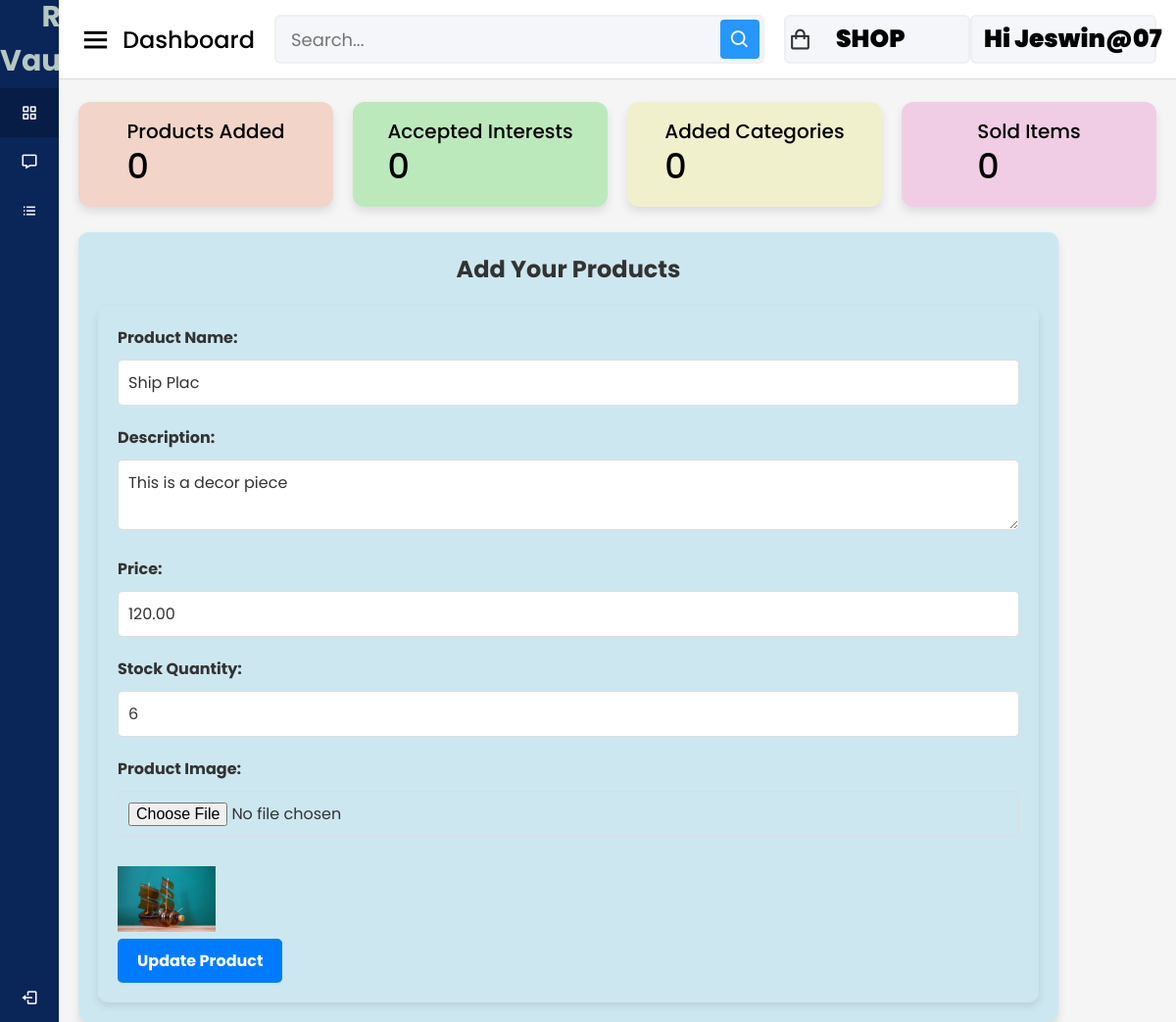
Screenshot of /artist/edit_product/7/ (signed in) with the database file from the repository.
### artist/models.py (models this page shows, shortened)
class Product(models.Model):
    artist = models.ForeignKey('accounts.Artist', on_delete=models.CASCADE)
    slug = models.SlugField(max_length=255, unique=True, null=True, blank=True)
    name = models.CharField(max_length=255)
    description = models.TextField()
    price = models.DecimalField(max_digits=10, decimal_places=2)
    image = models.ImageField(upload_to='picture/artist/products')
    stock = models.PositiveIntegerField(null=True)
    is_available=models.BooleanField(default=True)
    categories = models.ManyToManyField(Category, blank=True)

### artist/views.py (the view, shortened to what this page needs)
# urls.py: path('edit_product/<int:product_id>/',views.edit_product,name='edit_product'),
@login_required
@never_cache
def edit_product(request, product_id):
    product = get_object_or_404(Product, id=product_id, artist=request.user.artist)
    categories = Category.objects.all()
    return render(request, 'artist/edit_product.html', {'product': product, 'categories':categories})

### cart/context_processors.py (called while the page is built)
def counter(request):
    cart_count=0
    if 'admin' in request.path:
        return{}
    else:
        try:
            cart=Cart.objects.filter(cart_id=_cart_id(request))
            cart_items=CartItem.objects.all().filter(cart=cart[:1])
            for cart_item in cart_items:
                cart_count = cart_item.Quantity
        except CartItem.DoesNotExist:
            cart_count=0
    return dict(cart_count=cart_count)

### cart/views.py (called while the page is built)
def _cart_id(request):
    cart=request.session.session_key
    if not cart:
        cart=request.session.create()
    return cart

### category/context_processors.py (called while the page is built)
def menu_links(request):
    links = Category.objects.all()
    return dict(links=links)

### template/artist/edit_product.html (shortened to what this page needs)
{% load static %}
<!DOCTYPE html>
<html lang="en" dir="ltr">
<head>
  <link rel="stylesheet" href="{% static 'assets/css/styles.css' %}">
  <link href='https://unpkg.com/boxicons@2.0.7/css/boxicons.min.css' rel='stylesheet'>
</head>
<body>
  <div class="sidebar">
    <div class="logo-details">
      <span class="logo_name" style="font-size: 30px; text-align: center; font-weight: 700; color: #b5c8c1;">ReArt Vault:Shop</span>
    </div>
    <ul class="nav-links">
      <li>
        <a href="{% url 'shopdash' %}" class="active">
          <i class='bx bx-grid-alt'></i>
          <span class="links_name">Artist Dashboard</span>
        </a>
      </li>
      <li>
        <a href="{% url 'artist_shop' %}">
          <i class='bx bx-message'></i>
          <span class="links_name">Shop Overview</span>
        </a>
      </li>
      <li>
        <a href="{% url 'add_product' %}">
          <i class='bx bx-list-ul'></i>
          <span class="links_name">Add Product</span>
        </a>
      </li>
      <li class="log_out">
        <a href="{% url 'userlogout' %}">
          <i class='bx bx-log-out'></i>
          <span class="links_name">Log out</span>
        </a>
      </li>
    </ul>
  </div>
  <section class="home-section">
    <nav>
      <div class="sidebar-button">
        <i class='bx bx-menu sidebarBtn'></i>
        <span class="dashboard">Dashboard</span>
      </div>
      <div class="search-box">
        <input type="text" placeholder="Search...">
        <i class='bx bx-search'></i>
      </div>
      <a href="{% url 'artist_shop' %}" style="text-decoration:none;"><div class="profile-details">
        <i class='bx bx-shopping-bag'></i>
        <span class="admin_name" style="font-size: 25px; font-weight: 900; color: #010302;">SHOP</span>
      </div></a>
      <div class="profile-details">
        <span class="admin_name" style="font-size: 25px; font-weight: 900; color: #010302;">Hi {{user.username}}</span>
      </div>
    </nav>
    <div class="home-content">
      <div class="overview-boxes">
        <div class="box" style="background-color:rgb(243, 212, 200);">
          <div class="right-side">
            <div class="box-topic">Products Added</div>
            <div class="number">0</div>
          </div>
        </div>
        <div class="box" style="background-color:rgb(188, 233, 188);">
          <div class="right-side">
            <div class="box-topic">Accepted Interests</div>
            <div class="number">0</div>
          </div>
        </div>
        <div class="box" style="background-color:rgb(240, 240, 205);">
          <div class="right-side">
            <div class="box-topic">Added Categories</div>
            <div class="number"> 0</div>
          </div>
        </div>
        <div class="box" style="background-color:rgb(240, 205, 228);">
          <div class="right-side">
            <div class="box-topic">Sold Items</div>
            <div class="number">0</div>
          </div>
        </div>
      </div>
      <div class="sales-boxes">
        <div class="recent-sales box" style="background-color: rgb(205, 231, 240); padding: 20px; border-radius: 10px; width: 100%; max-width: 1000px;">
          <div class="title" style="font-size: 24px; font-weight: bold; margin-bottom: 20px; text-align: center; color: #333;">Add Your Products</div>
<div class="form-container">
  <form method="post" enctype="multipart/form-data">
    <div class="form-group">
      <label for="name">Product Name:</label>
      <input type="text" id="name" name="name" class="form-control" value="{{ product.name }}" required>
    </div>
    <div class="form-group">
      <label for="description">Description:</label>
      <textarea id="description" name="description" class="form-control" required>{{ product.description }}</textarea>
    </div>
    <div class="form-group">
      <label for="price">Price:</label>
      <input type="number" step="0.01" id="price" name="price" class="form-control" value="{{ product.price }}" required>
    </div>
    <div class="form-group">
      <label for="stock">Stock Quantity:</label>
      <input type="number" id="stock" name="stock" class="form-control" value="{{ product.stock }}" required>
    </div>
    <div class="form-group">
      <label for="image">Product Image:</label>
      <input type="file" id="image" name="image" class="form-control">
      {% if product.image %}
        <img src="{{ product.image.url }}" alt="Product Image" width="100" style="margin-top: 10px;">
      {% endif %}
    </div>
    <button type="submit" class="btn btn-primary">Update Product</button>
  </form>
</div>

### static/assets/css/styles.css (style rules this page uses)
* { margin: 0; padding: 0; box-sizing: border-box; font-family: 'Poppins', sans-serif; }
.sidebar { position: fixed; height: 100%; width: 240px; background: #0A2558; transition: all 0.5s ease; }
.sidebar .logo-details { height: 80px; display: flex; align-items: center; }
.sidebar .logo-details .logo_name { color: #fff; font-size: 24px; font-weight: 500; }
.sidebar .nav-links { margin-top: 10px; }
.sidebar .nav-links li { position: relative; list-style: none; height: 50px; }
.sidebar .nav-links li a { height: 100%; width: 100%; display: flex; align-items: center; text-decoration: none; transition: all 0.4s ease; }
.sidebar .nav-links li a.active { background: #081D45; }
.sidebar .nav-links li i { min-width: 60px; text-align: center; font-size: 18px; color: #fff; }
.sidebar .nav-links li a .links_name { color: #fff; font-size: 15px; font-weight: 400; white-space: nowrap; }
.sidebar .nav-links .log_out { position: absolute; bottom: 0; width: 100%; }
.home-section { position: relative; background: #f5f5f5; min-height: 100vh; width: calc(100% - 240px); left: 240px; transition: all 0.5s ease; }
.home-section nav { display: flex; justify-content: space-between; height: 80px; background: #fff; display: flex; align-items: center; position: fixed; width: calc(100% - 240px); left: 240px; z-index: 100; padding: 0 20px; box-shadow: 0 1px 1px rgba(0, 0, 0, 0.1); transition: all 0.5s ease; }
.home-section nav .sidebar-button { display: flex; align-items: center; font-size: 24px; font-weight: 500; }
nav .sidebar-button i { font-size: 35px; margin-right: 10px; }
.home-section nav .search-box { position: relative; height: 50px; max-width: 550px; width: 100%; margin: 0 20px; }
nav .search-box input { height: 100%; width: 100%; outline: none; background: #F5F6FA; border: 2px solid #EFEEF1; border-radius: 6px; font-size: 18px; padding: 0 15px; }
nav .search-box .bx-search { position: absolute; height: 40px; width: 40px; background: #2697FF; right: 5px; top: 50%; transform: translateY(-50%); border-radius: 4px; line-height: 40px; text-align: center; color: #fff; font-size: 22px; transition: all 0.4 ease; }
.home-section nav .profile-details { display: flex; align-items: center; background: #F5F6FA; border: 2px solid #EFEEF1; border-radius: 6px; height: 50px; min-width: 190px; padding: 0 15px 0 2px; }
nav .profile-details .admin_name { font-size: 15px; font-weight: 500; color: #333; margin: 0 10px; white-space: nowrap; }
nav .profile-details i { font-size: 25px; color: #333; }
.home-section .home-content { position: relative; padding-top: 104px; }
.home-content .overview-boxes { display: flex; align-items: center; justify-content: space-between; flex-wrap: wrap; padding: 0 20px; margin-bottom: 26px; }
.overview-boxes .box { display: flex; align-items: center; justify-content: center; width: calc(100% / 4 - 15px); background: #fff; padding: 15px 14px; border-radius: 12px; box-shadow: 0 5px 10px rgba(0,0,0,0.1); }
.overview-boxes .box-topic { font-size: 20px; font-weight: 500; }
.home-content .box .number { display: inline-block; font-size: 35px; margin-top: -6px; font-weight: 500; }
.home-content .sales-boxes { display: flex; justify-content: space-between; }
.home-content .sales-boxes .recent-sales { width: 65%; background: #fff; padding: 20px 30px; margin: 0 20px; border-radius: 12px; box-shadow: 0 5px 10px rgba(0, 0, 0, 0.1); }
.sales-boxes .box .title { font-size: 24px; font-weight: 500; }
@media (max-width: 1240px) { .sidebar { width: 60px; } }
@media (max-width: 1240px) { .home-section { width: calc(100% - 60px); left: 60px; } }
@media (max-width: 1240px) { .home-section nav { width: calc(100% - 60px); left: 60px; } }

### rows the page displays
Product: name "Ship Plac", description "This is a decor piece", price "120.00", stock "6", image (picture)

### other values shown
{{ user.username }} "Jeswin@07"
